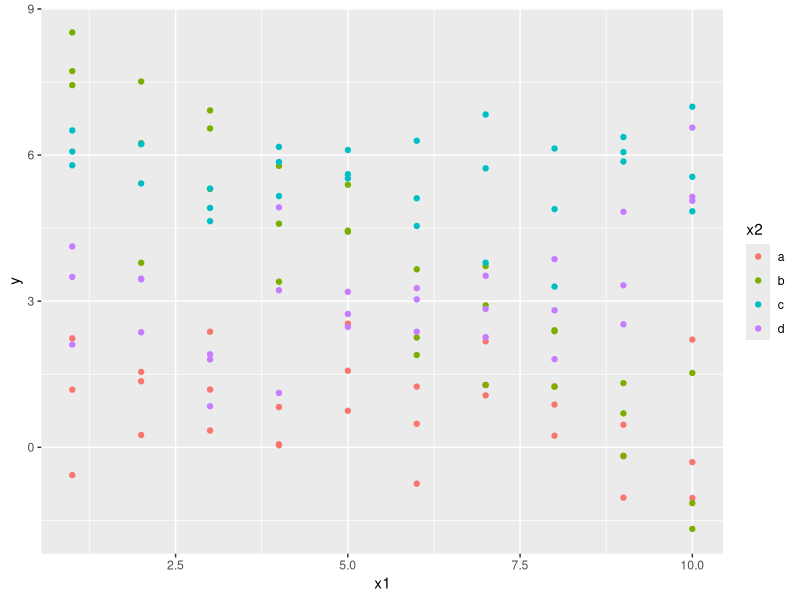
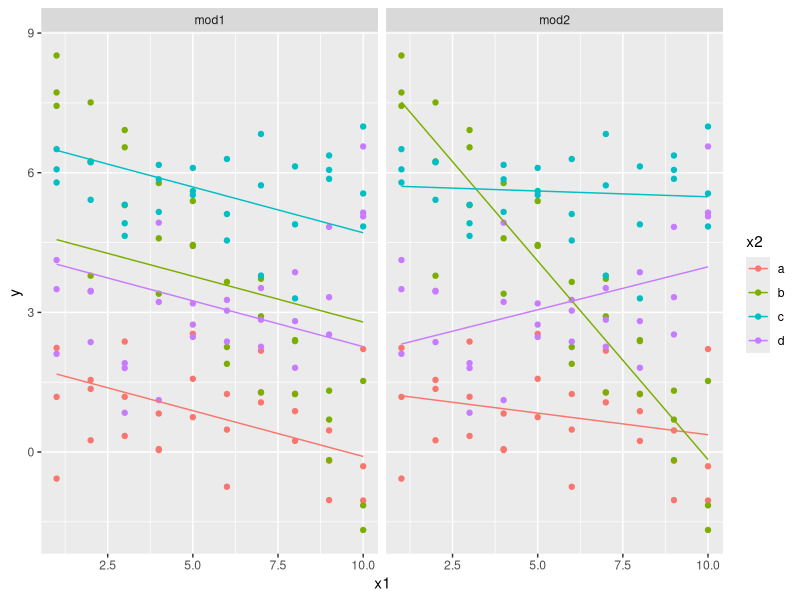
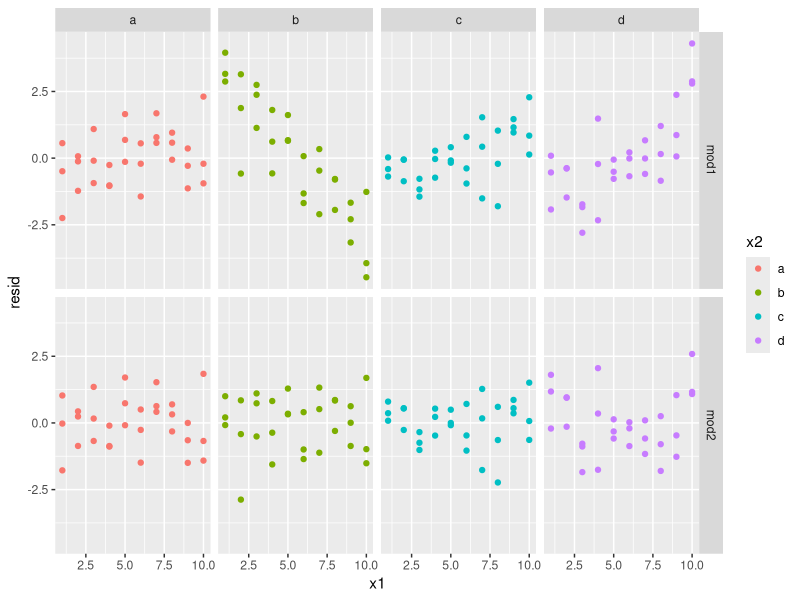

Generate these figures, in order, with R:
library(tidyverse)
library(modelr)
options(na.action = na.warn)

ggplot(sim3, aes(x1, y)) + 
  geom_point(aes(colour = x2))

mod1 <- lm(y ~ x1 + x2, data = sim3)
mod2 <- lm(y ~ x1 * x2, data = sim3)

grid <- sim3 %>% 
  data_grid(x1, x2) %>% 
  gather_predictions(mod1, mod2)
grid

ggplot(sim3, aes(x1, y, colour = x2)) + 
  geom_point() + 
  geom_line(data = grid, aes(y = pred)) + 
  facet_wrap(~ model)

sim3 <- sim3 %>% 
  gather_residuals(mod1, mod2)

ggplot(sim3, aes(x1, resid, colour = x2)) + 
  geom_point() + 
  facet_grid(model ~ x2)
